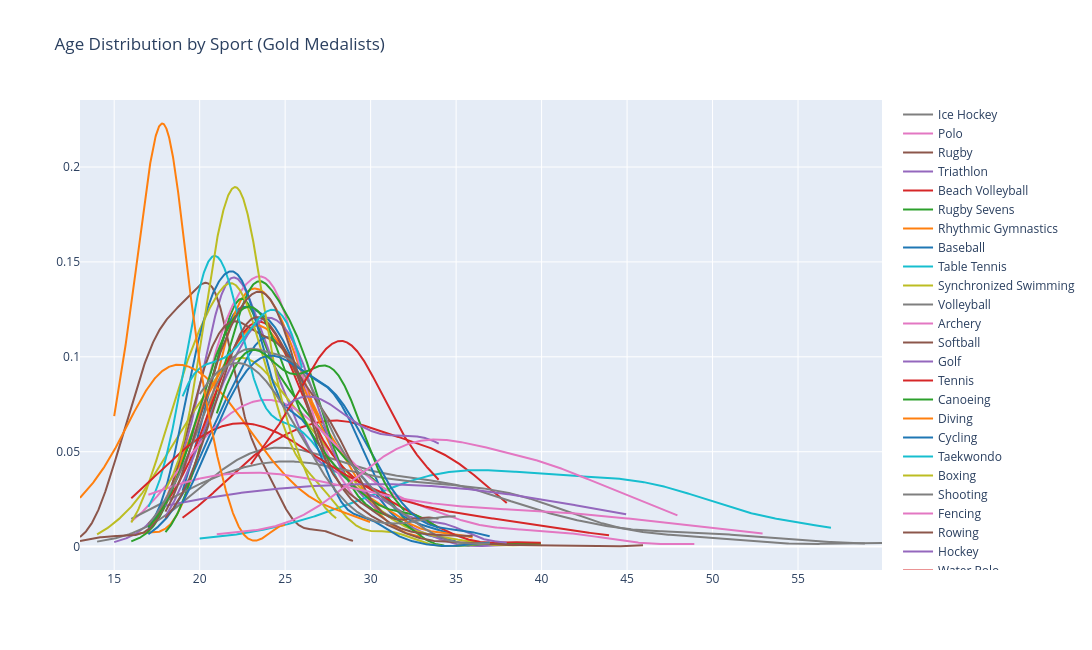

Notebook source saved alongside this figure:
### Markdown cell above
This graph does provide an average but it fails to skewedness since most sports have similar specifications and requirements and hence the extraordinary cases get foreshadowed (like taekwondo)

### Code cell
famous_sports = [
    'Basketball', 'Judo', 'Football', 'Tug-Of-War', 'Athletics',
    'Swimming', 'Badminton', 'Sailing', 'Gymnastics',
    'Art Competitions', 'Handball', 'Weightlifting', 'Wrestling',
    'Water Polo', 'Hockey', 'Rowing', 'Fencing',
    'Shooting', 'Boxing', 'Taekwondo', 'Cycling', 'Diving', 'Canoeing',
    'Tennis', 'Golf', 'Softball', 'Archery',
    'Volleyball', 'Synchronized Swimming', 'Table Tennis', 'Baseball',
    'Rhythmic Gymnastics', 'Rugby Sevens',
    'Beach Volleyball', 'Triathlon', 'Rugby', 'Polo', 'Ice Hockey'
]

x, name = [], []
for sport in famous_sports:
    temp = athlete_df[athlete_df['Sport'] == sport]
    ages = temp[temp['Medal'] == 'Gold']['Age'].dropna()
    if len(ages) > 1:         
        x.append(ages)
        name.append(sport)

fig = ff.create_distplot(x, name, show_hist=False, show_rug=False)
fig.update_layout(title='Age Distribution by Sport (Gold Medalists)',
                  autosize=False, width=1100, height=650)
fig.show()

### Figure 1 — Plotly figure (JSON) as saved in the notebook; plotly's stock layout.template omitted (floating-point values rounded to 4 significant figures; data arrays with more than 128 entries replaced by an {"elided": "..."} marker saying what was removed)
{"data": [{"legendgroup": "Basketball", "marker": {"color": "rgb(31, 119, 180)"}, "mode": "lines", "name": "Basketball", "showlegend": true, "type": "scatter", "x": {"elided": "500 float values"}, "xaxis": "x", "y": {"elided": "500 float values"}, "yaxis": "y"}, {"legendgroup": "Judo", "marker": {"color": "rgb(255, 127, 14)"}, "mode": "lines", "name": "Judo", "showlegend": true, "type": "scatter", "x": {"elided": "500 float values"}, "xaxis": "x", "y": {"elided": "500 float values"}, "yaxis": "y"}, {"legendgroup": "Football", "marker": {"color": "rgb(44, 160, 44)"}, "mode": "lines", "name": "Football", "showlegend": true, "type": "scatter", "x": {"elided": "500 float values"}, "xaxis": "x", "y": {"elided": "500 float values"}, "yaxis": "y"}, {"legendgroup": "Tug-Of-War", "marker": {"color": "rgb(214, 39, 40)"}, "mode": "lines", "name": "Tug-Of-War", "showlegend": true, "type": "scatter", "x": {"elided": "500 float values"}, "xaxis": "x", "y": {"elided": "500 float values"}, "yaxis": "y"}, {"legendgroup": "Athletics", "marker": {"color": "rgb(148, 103, 189)"}, "mode": "lines", "name": "Athletics", "showlegend": true, "type": "scatter", "x": {"elided": "500 float values"}, "xaxis": "x", "y": {"elided": "500 float values"}, "yaxis": "y"}, {"legendgroup": "Swimming", "marker": {"color": "rgb(140, 86, 75)"}, "mode": "lines", "name": "Swimming", "showlegend": true, "type": "scatter", "x": {"elided": "500 float values"}, "xaxis": "x", "y": {"elided": "500 float values"}, "yaxis": "y"}, {"legendgroup": "Badminton", "marker": {"color": "rgb(227, 119, 194)"}, "mode": "lines", "name": "Badminton", "showlegend": true, "type": "scatter", "x": {"elided": "500 float values"}, "xaxis": "x", "y": {"elided": "500 float values"}, "yaxis": "y"}, {"legendgroup": "Sailing", "marker": {"color": "rgb(127, 127, 127)"}, "mode": "lines", "name": "Sailing", "showlegend": true, "type": "scatter", "x": {"elided": "500 float values"}, "xaxis": "x", "y": {"elided": "500 float values"}, "yaxis": "y"}, {"legendgroup": "Gymnastics", "marker": {"color": "rgb(188, 189, 34)"}, "mode": "lines", "name": "Gymnastics", "showlegend": true, "type": "scatter", "x": {"elided": "500 float values"}, "xaxis": "x", "y": {"elided": "500 float values"}, "yaxis": "y"}, {"legendgroup": "Art Competitions", "marker": {"color": "rgb(23, 190, 207)"}, "mode": "lines", "name": "Art Competitions", "showlegend": true, "type": "scatter", "x": {"elided": "500 float values"}, "xaxis": "x", "y": {"elided": "500 float values"}, "yaxis": "y"}, {"legendgroup": "Handball", "marker": {"color": "rgb(31, 119, 180)"}, "mode": "lines", "name": "Handball", "showlegend": true, "type": "scatter", "x": {"elided": "500 float values"}, "xaxis": "x", "y": {"elided": "500 float values"}, "yaxis": "y"}, {"legendgroup": "Weightlifting", "marker": {"color": "rgb(255, 127, 14)"}, "mode": "lines", "name": "Weightlifting", "showlegend": true, "type": "scatter", "x": {"elided": "500 float values"}, "xaxis": "x", "y": {"elided": "500 float values"}, "yaxis": "y"}, {"legendgroup": "Wrestling", "marker": {"color": "rgb(44, 160, 44)"}, "mode": "lines", "name": "Wrestling", "showlegend": true, "type": "scatter", "x": {"elided": "500 float values"}, "xaxis": "x", "y": {"elided": "500 float values"}, "yaxis": "y"}, {"legendgroup": "Water Polo", "marker": {"color": "rgb(214, 39, 40)"}, "mode": "lines", "name": "Water Polo", "showlegend": true, "type": "scatter", "x": {"elided": "500 float values"}, "xaxis": "x", "y": {"elided": "500 float values"}, "yaxis": "y"}, {"legendgroup": "Hockey", "marker": {"color": "rgb(148, 103, 189)"}, "mode": "lines", "name": "Hockey", "showlegend": true, "type": "scatter", "x": {"elided": "500 float values"}, "xaxis": "x", "y": {"elided": "500 float values"}, "yaxis": "y"}, {"legendgroup": "Rowing", "marker": {"color": "rgb(140, 86, 75)"}, "mode": "lines", "name": "Rowing", "showlegend": true, "type": "scatter", "x": {"elided": "500 float values"}, "xaxis": "x", "y": {"elided": "500 float values"}, "yaxis": "y"}, {"legendgroup": "Fencing", "marker": {"color": "rgb(227, 119, 194)"}, "mode": "lines", "name": "Fencing", "showlegend": true, "type": "scatter", "x": {"elided": "500 float values"}, "xaxis": "x", "y": {"elided": "500 float values"}, "yaxis": "y"}, {"legendgroup": "Shooting", "marker": {"color": "rgb(127, 127, 127)"}, "mode": "lines", "name": "Shooting", "showlegend": true, "type": "scatter", "x": {"elided": "500 float values"}, "xaxis": "x", "y": {"elided": "500 float values"}, "yaxis": "y"}, {"legendgroup": "Boxing", "marker": {"color": "rgb(188, 189, 34)"}, "mode": "lines", "name": "Boxing", "showlegend": true, "type": "scatter", "x": {"elided": "500 float values"}, "xaxis": "x", "y": {"elided": "500 float values"}, "yaxis": "y"}, {"legendgroup": "Taekwondo", "marker": {"color": "rgb(23, 190, 207)"}, "mode": "lines", "name": "Taekwondo", "showlegend": true, "type": "scatter", "x": {"elided": "500 float values"}, "xaxis": "x", "y": {"elided": "500 float values"}, "yaxis": "y"}, {"legendgroup": "Cycling", "marker": {"color": "rgb(31, 119, 180)"}, "mode": "lines", "name": "Cycling", "showlegend": true, "type": "scatter", "x": {"elided": "500 float values"}, "xaxis": "x", "y": {"elided": "500 float values"}, "yaxis": "y"}, {"legendgroup": "Diving", "marker": {"color": "rgb(255, 127, 14)"}, "mode": "lines", "name": "Diving", "showlegend": true, "type": "scatter", "x": {"elided": "500 float values"}, "xaxis": "x", "y": {"elided": "500 float values"}, "yaxis": "y"}, {"legendgroup": "Canoeing", "marker": {"color": "rgb(44, 160, 44)"}, "mode": "lines", "name": "Canoeing", "showlegend": true, "type": "scatter", "x": {"elided": "500 float values"}, "xaxis": "x", "y": {"elided": "500 float values"}, "yaxis": "y"}, {"legendgroup": "Tennis", "marker": {"color": "rgb(214, 39, 40)"}, "mode": "lines", "name": "Tennis", "showlegend": true, "type": "scatter", "x": {"elided": "500 float values"}, "xaxis": "x", "y": {"elided": "500 float values"}, "yaxis": "y"}, {"legendgroup": "Golf", "marker": {"color": "rgb(148, 103, 189)"}, "mode": "lines", "name": "Golf", "showlegend": true, "type": "scatter", "x": {"elided": "500 float values"}, "xaxis": "x", "y": {"elided": "500 float values"}, "yaxis": "y"}, {"legendgroup": "Softball", "marker": {"color": "rgb(140, 86, 75)"}, "mode": "lines", "name": "Softball", "showlegend": true, "type": "scatter", "x": {"elided": "500 float values"}, "xaxis": "x", "y": {"elided": "500 float values"}, "yaxis": "y"}, {"legendgroup": "Archery", "marker": {"color": "rgb(227, 119, 194)"}, "mode": "lines", "name": "Archery", "showlegend": true, "type": "scatter", "x": {"elided": "500 float values"}, "xaxis": "x", "y": {"elided": "500 float values"}, "yaxis": "y"}, {"legendgroup": "Volleyball", "marker": {"color": "rgb(127, 127, 127)"}, "mode": "lines", "name": "Volleyball", "showlegend": true, "type": "scatter", "x": {"elided": "500 float values"}, "xaxis": "x", "y": {"elided": "500 float values"}, "yaxis": "y"}, {"legendgroup": "Synchronized Swimming", "marker": {"color": "rgb(188, 189, 34)"}, "mode": "lines", "name": "Synchronized Swimming", "showlegend": true, "type": "scatter", "x": {"elided": "500 float values"}, "xaxis": "x", "y": {"elided": "500 float values"}, "yaxis": "y"}, {"legendgroup": "Table Tennis", "marker": {"color": "rgb(23, 190, 207)"}, "mode": "lines", "name": "Table Tennis", "showlegend": true, "type": "scatter", "x": {"elided": "500 float values"}, "xaxis": "x", "y": {"elided": "500 float values"}, "yaxis": "y"}, {"legendgroup": "Baseball", "marker": {"color": "rgb(31, 119, 180)"}, "mode": "lines", "name": "Baseball", "showlegend": true, "type": "scatter", "x": {"elided": "500 float values"}, "xaxis": "x", "y": {"elided": "500 float values"}, "yaxis": "y"}, {"legendgroup": "Rhythmic Gymnastics", "marker": {"color": "rgb(255, 127, 14)"}, "mode": "lines", "name": "Rhythmic Gymnastics", "showlegend": true, "type": "scatter", "x": {"elided": "500 float values"}, "xaxis": "x", "y": {"elided": "500 float values"}, "yaxis": "y"}, {"legendgroup": "Rugby Sevens", "marker": {"color": "rgb(44, 160, 44)"}, "mode": "lines", "name": "Rugby Sevens", "showlegend": true, "type": "scatter", "x": {"elided": "500 float values"}, "xaxis": "x", "y": {"elided": "500 float values"}, "yaxis": "y"}, {"legendgroup": "Beach Volleyball", "marker": {"color": "rgb(214, 39, 40)"}, "mode": "lines", "name": "Beach Volleyball", "showlegend": true, "type": "scatter", "x": {"elided": "500 float values"}, "xaxis": "x", "y": {"elided": "500 float values"}, "yaxis": "y"}, {"legendgroup": "Triathlon", "marker": {"color": "rgb(148, 103, 189)"}, "mode": "lines", "name": "Triathlon", "showlegend": true, "type": "scatter", "x": {"elided": "500 float values"}, "xaxis": "x", "y": {"elided": "500 float values"}, "yaxis": "y"}, {"legendgroup": "Rugby", "marker": {"color": "rgb(140, 86, 75)"}, "mode": "lines", "name": "Rugby", "showlegend": true, "type": "scatter", "x": {"elided": "500 float values"}, "xaxis": "x", "y": {"elided": "500 float values"}, "yaxis": "y"}, {"legendgroup": "Polo", "marker": {"color": "rgb(227, 119, 194)"}, "mode": "lines", "name": "Polo", "showlegend": true, "type": "scatter", "x": {"elided": "500 float values"}, "xaxis": "x", "y": {"elided": "500 float values"}, "yaxis": "y"}, {"legendgroup": "Ice Hockey", "marker": {"color": "rgb(127, 127, 127)"}, "mode": "lines", "name": "Ice Hockey", "showlegend": true, "type": "scatter", "x": {"elided": "500 float values"}, "xaxis": "x", "y": {"elided": "500 float values"}, "yaxis": "y"}], "layout": {"autosize": false, "barmode": "overlay", "height": 650, "hovermode": "closest", "legend": {"traceorder": "reversed"}, "title": {"text": "Age Distribution by Sport (Gold Medalists)"}, "width": 1100, "xaxis": {"anchor": "y2", "domain": [0, 1], "zeroline": false}, "yaxis": {"anchor": "free", "domain": [0, 1], "position": 0}}}
